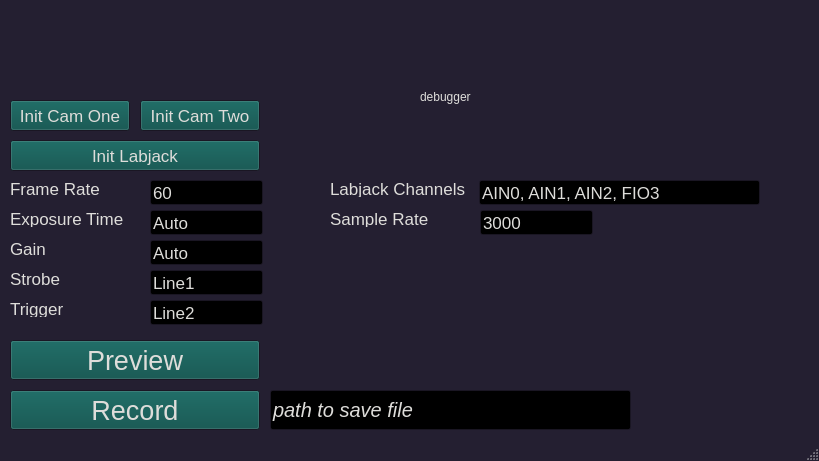
<?xml version="1.0" encoding="UTF-8"?>
<ui version="4.0">
 <class>MainWindow</class>
 <widget class="QMainWindow" name="MainWindow">
  <property name="geometry">
   <rect>
    <x>0</x>
    <y>0</y>
    <width>819</width>
    <height>461</height>
   </rect>
  </property>
  <property name="palette">
   <palette>
    <active>
     <colorrole role="WindowText">
      <brush brushstyle="SolidPattern">
       <color alpha="255">
        <red>222</red>
        <green>221</green>
        <blue>218</blue>
       </color>
      </brush>
     </colorrole>
     <colorrole role="Button">
      <brush brushstyle="SolidPattern">
       <color alpha="255">
        <red>5</red>
        <green>77</green>
        <blue>72</blue>
       </color>
      </brush>
     </colorrole>
     <colorrole role="Light">
      <brush brushstyle="SolidPattern">
       <color alpha="255">
        <red>54</red>
        <green>46</green>
        <blue>73</blue>
       </color>
      </brush>
     </colorrole>
     <colorrole role="Midlight">
      <brush brushstyle="SolidPattern">
       <color alpha="255">
        <red>45</red>
        <green>38</green>
        <blue>61</blue>
       </color>
      </brush>
     </colorrole>
     <colorrole role="Dark">
      <brush brushstyle="SolidPattern">
       <color alpha="255">
        <red>18</red>
        <green>15</green>
        <blue>24</blue>
       </color>
      </brush>
     </colorrole>
     <colorrole role="Mid">
      <brush brushstyle="SolidPattern">
       <color alpha="255">
        <red>24</red>
        <green>21</green>
        <blue>33</blue>
       </color>
      </brush>
     </colorrole>
     <colorrole role="Text">
      <brush brushstyle="SolidPattern">
       <color alpha="255">
        <red>222</red>
        <green>221</green>
        <blue>218</blue>
       </color>
      </brush>
     </colorrole>
     <colorrole role="BrightText">
      <brush brushstyle="SolidPattern">
       <color alpha="255">
        <red>0</red>
        <green>0</green>
        <blue>0</blue>
       </color>
      </brush>
     </colorrole>
     <colorrole role="ButtonText">
      <brush brushstyle="SolidPattern">
       <color alpha="255">
        <red>222</red>
        <green>221</green>
        <blue>218</blue>
       </color>
      </brush>
     </colorrole>
     <colorrole role="Base">
      <brush brushstyle="SolidPattern">
       <color alpha="255">
        <red>0</red>
        <green>0</green>
        <blue>0</blue>
       </color>
      </brush>
     </colorrole>
     <colorrole role="Window">
      <brush brushstyle="SolidPattern">
       <color alpha="255">
        <red>36</red>
        <green>31</green>
        <blue>49</blue>
       </color>
      </brush>
     </colorrole>
     <colorrole role="Shadow">
      <brush brushstyle="SolidPattern">
       <color alpha="255">
        <red>0</red>
        <green>0</green>
        <blue>0</blue>
       </color>
      </brush>
     </colorrole>
     <colorrole role="Highlight">
      <brush brushstyle="SolidPattern">
       <color alpha="255">
        <red>48</red>
        <green>140</green>
        <blue>198</blue>
       </color>
      </brush>
     </colorrole>
     <colorrole role="AlternateBase">
      <brush brushstyle="SolidPattern">
       <color alpha="255">
        <red>18</red>
        <green>15</green>
        <blue>24</blue>
       </color>
      </brush>
     </colorrole>
     <colorrole role="ToolTipBase">
      <brush brushstyle="SolidPattern">
       <color alpha="255">
        <red>255</red>
        <green>255</green>
        <blue>220</blue>
       </color>
      </brush>
     </colorrole>
     <colorrole role="ToolTipText">
      <brush brushstyle="SolidPattern">
       <color alpha="255">
        <red>0</red>
        <green>0</green>
        <blue>0</blue>
       </color>
      </brush>
     </colorrole>
     <colorrole role="PlaceholderText">
      <brush brushstyle="SolidPattern">
       <color alpha="128">
        <red>222</red>
        <green>221</green>
        <blue>218</blue>
       </color>
      </brush>
     </colorrole>
    </active>
    <inactive>
     <colorrole role="WindowText">
      <brush brushstyle="SolidPattern">
       <color alpha="255">
        <red>222</red>
        <green>221</green>
        <blue>218</blue>
       </color>
      </brush>
     </colorrole>
     <colorrole role="Button">
      <brush brushstyle="SolidPattern">
       <color alpha="255">
        <red>5</red>
        <green>77</green>
        <blue>72</blue>
       </color>
      </brush>
     </colorrole>
     <colorrole role="Light">
      <brush brushstyle="SolidPattern">
       <color alpha="255">
        <red>54</red>
        <green>46</green>
        <blue>73</blue>
       </color>
      </brush>
     </colorrole>
     <colorrole role="Midlight">
      <brush brushstyle="SolidPattern">
       <color alpha="255">
        <red>45</red>
        <green>38</green>
        <blue>61</blue>
       </color>
      </brush>
     </colorrole>
     <colorrole role="Dark">
      <brush brushstyle="SolidPattern">
       <color alpha="255">
        <red>18</red>
        <green>15</green>
        <blue>24</blue>
       </color>
      </brush>
     </colorrole>
     <colorrole role="Mid">
      <brush brushstyle="SolidPattern">
       <color alpha="255">
        <red>24</red>
        <green>21</green>
        <blue>33</blue>
       </color>
      </brush>
     </colorrole>
     <colorrole role="Text">
      <brush brushstyle="SolidPattern">
       <color alpha="255">
        <red>222</red>
        <green>221</green>
        <blue>218</blue>
       </color>
      </brush>
     </colorrole>
     <colorrole role="BrightText">
      <brush brushstyle="SolidPattern">
       <color alpha="255">
        <red>0</red>
        <green>0</green>
        <blue>0</blue>
       </color>
      </brush>
     </colorrole>
     <colorrole role="ButtonText">
      <brush brushstyle="SolidPattern">
       <color alpha="255">
        <red>222</red>
        <green>221</green>
        <blue>218</blue>
       </color>
      </brush>
     </colorrole>
     <colorrole role="Base">
      <brush brushstyle="SolidPattern">
       <color alpha="255">
        <red>0</red>
        <green>0</green>
        <blue>0</blue>
       </color>
      </brush>
     </colorrole>
     <colorrole role="Window">
      <brush brushstyle="SolidPattern">
       <color alpha="255">
        <red>36</red>
        <green>31</green>
        <blue>49</blue>
       </color>
      </brush>
     </colorrole>
     <colorrole role="Shadow">
      <brush brushstyle="SolidPattern">
       <color alpha="255">
        <red>0</red>
        <green>0</green>
        <blue>0</blue>
       </color>
      </brush>
     </colorrole>
     <colorrole role="Highlight">
      <brush brushstyle="SolidPattern">
       <color alpha="255">
        <red>48</red>
        <green>140</green>
        <blue>198</blue>
       </color>
      </brush>
     </colorrole>
     <colorrole role="AlternateBase">
      <brush brushstyle="SolidPattern">
       <color alpha="255">
        <red>18</red>
        <green>15</green>
        <blue>24</blue>
       </color>
      </brush>
     </colorrole>
     <colorrole role="ToolTipBase">
      <brush brushstyle="SolidPattern">
       <color alpha="255">
        <red>255</red>
        <green>255</green>
        <blue>220</blue>
       </color>
      </brush>
     </colorrole>
     <colorrole role="ToolTipText">
      <brush brushstyle="SolidPattern">
       <color alpha="255">
        <red>0</red>
        <green>0</green>
        <blue>0</blue>
       </color>
      </brush>
     </colorrole>
     <colorrole role="PlaceholderText">
      <brush brushstyle="SolidPattern">
       <color alpha="128">
        <red>222</red>
        <green>221</green>
        <blue>218</blue>
       </color>
      </brush>
     </colorrole>
    </inactive>
    <disabled>
     <colorrole role="WindowText">
      <brush brushstyle="SolidPattern">
       <color alpha="255">
        <red>18</red>
        <green>15</green>
        <blue>24</blue>
       </color>
      </brush>
     </colorrole>
     <colorrole role="Button">
      <brush brushstyle="SolidPattern">
       <color alpha="255">
        <red>5</red>
        <green>77</green>
        <blue>72</blue>
       </color>
      </brush>
     </colorrole>
     <colorrole role="Light">
      <brush brushstyle="SolidPattern">
       <color alpha="255">
        <red>54</red>
        <green>46</green>
        <blue>73</blue>
       </color>
      </brush>
     </colorrole>
     <colorrole role="Midlight">
      <brush brushstyle="SolidPattern">
       <color alpha="255">
        <red>45</red>
        <green>38</green>
        <blue>61</blue>
       </color>
      </brush>
     </colorrole>
     <colorrole role="Dark">
      <brush brushstyle="SolidPattern">
       <color alpha="255">
        <red>18</red>
        <green>15</green>
        <blue>24</blue>
       </color>
      </brush>
     </colorrole>
     <colorrole role="Mid">
      <brush brushstyle="SolidPattern">
       <color alpha="255">
        <red>24</red>
        <green>21</green>
        <blue>33</blue>
       </color>
      </brush>
     </colorrole>
     <colorrole role="Text">
      <brush brushstyle="SolidPattern">
       <color alpha="255">
        <red>18</red>
        <green>15</green>
        <blue>24</blue>
       </color>
      </brush>
     </colorrole>
     <colorrole role="BrightText">
      <brush brushstyle="SolidPattern">
       <color alpha="255">
        <red>0</red>
        <green>0</green>
        <blue>0</blue>
       </color>
      </brush>
     </colorrole>
     <colorrole role="ButtonText">
      <brush brushstyle="SolidPattern">
       <color alpha="255">
        <red>18</red>
        <green>15</green>
        <blue>24</blue>
       </color>
      </brush>
     </colorrole>
     <colorrole role="Base">
      <brush brushstyle="SolidPattern">
       <color alpha="255">
        <red>36</red>
        <green>31</green>
        <blue>49</blue>
       </color>
      </brush>
     </colorrole>
     <colorrole role="Window">
      <brush brushstyle="SolidPattern">
       <color alpha="255">
        <red>36</red>
        <green>31</green>
        <blue>49</blue>
       </color>
      </brush>
     </colorrole>
     <colorrole role="Shadow">
      <brush brushstyle="SolidPattern">
       <color alpha="255">
        <red>0</red>
        <green>0</green>
        <blue>0</blue>
       </color>
      </brush>
     </colorrole>
     <colorrole role="Highlight">
      <brush brushstyle="SolidPattern">
       <color alpha="255">
        <red>145</red>
        <green>145</green>
        <blue>145</blue>
       </color>
      </brush>
     </colorrole>
     <colorrole role="AlternateBase">
      <brush brushstyle="SolidPattern">
       <color alpha="255">
        <red>36</red>
        <green>31</green>
        <blue>49</blue>
       </color>
      </brush>
     </colorrole>
     <colorrole role="ToolTipBase">
      <brush brushstyle="SolidPattern">
       <color alpha="255">
        <red>255</red>
        <green>255</green>
        <blue>220</blue>
       </color>
      </brush>
     </colorrole>
     <colorrole role="ToolTipText">
      <brush brushstyle="SolidPattern">
       <color alpha="255">
        <red>0</red>
        <green>0</green>
        <blue>0</blue>
       </color>
      </brush>
     </colorrole>
     <colorrole role="PlaceholderText">
      <brush brushstyle="SolidPattern">
       <color alpha="128">
        <red>255</red>
        <green>255</green>
        <blue>255</blue>
       </color>
      </brush>
     </colorrole>
    </disabled>
   </palette>
  </property>
  <property name="windowTitle">
   <string>MainWindow</string>
  </property>
  <widget class="QWidget" name="centralwidget">
   <widget class="QPushButton" name="init_cam0_push">
    <property name="geometry">
     <rect>
      <x>10</x>
      <y>100</y>
      <width>120</width>
      <height>31</height>
     </rect>
    </property>
    <property name="font">
     <font>
      <family>Arial</family>
      <pointsize>13</pointsize>
     </font>
    </property>
    <property name="text">
     <string>Init Cam One</string>
    </property>
   </widget>
   <widget class="QPushButton" name="init_cam1_push">
    <property name="geometry">
     <rect>
      <x>140</x>
      <y>100</y>
      <width>120</width>
      <height>31</height>
     </rect>
    </property>
    <property name="font">
     <font>
      <family>Arial</family>
      <pointsize>13</pointsize>
     </font>
    </property>
    <property name="text">
     <string>Init Cam Two</string>
    </property>
   </widget>
   <widget class="QPushButton" name="init_lj_push">
    <property name="geometry">
     <rect>
      <x>10</x>
      <y>140</y>
      <width>250</width>
      <height>31</height>
     </rect>
    </property>
    <property name="font">
     <font>
      <family>Arial</family>
      <pointsize>13</pointsize>
     </font>
    </property>
    <property name="text">
     <string>Init Labjack</string>
    </property>
   </widget>
   <widget class="QLineEdit" name="fr_edit">
    <property name="geometry">
     <rect>
      <x>150</x>
      <y>180</y>
      <width>113</width>
      <height>25</height>
     </rect>
    </property>
    <property name="font">
     <font>
      <family>Arial</family>
      <pointsize>13</pointsize>
     </font>
    </property>
    <property name="text">
     <string>60</string>
    </property>
   </widget>
   <widget class="QLineEdit" name="et_edit">
    <property name="geometry">
     <rect>
      <x>150</x>
      <y>210</y>
      <width>113</width>
      <height>25</height>
     </rect>
    </property>
    <property name="font">
     <font>
      <family>Arial</family>
      <pointsize>13</pointsize>
     </font>
    </property>
    <property name="text">
     <string>Auto</string>
    </property>
   </widget>
   <widget class="QLineEdit" name="gain_edit">
    <property name="geometry">
     <rect>
      <x>150</x>
      <y>240</y>
      <width>113</width>
      <height>25</height>
     </rect>
    </property>
    <property name="font">
     <font>
      <family>Arial</family>
      <pointsize>13</pointsize>
     </font>
    </property>
    <property name="text">
     <string>Auto</string>
    </property>
   </widget>
   <widget class="QLineEdit" name="strobe_edit">
    <property name="geometry">
     <rect>
      <x>150</x>
      <y>270</y>
      <width>113</width>
      <height>25</height>
     </rect>
    </property>
    <property name="font">
     <font>
      <family>Arial</family>
      <pointsize>13</pointsize>
     </font>
    </property>
    <property name="text">
     <string>Line1</string>
    </property>
   </widget>
   <widget class="QLabel" name="label">
    <property name="geometry">
     <rect>
      <x>10</x>
      <y>180</y>
      <width>90</width>
      <height>17</height>
     </rect>
    </property>
    <property name="font">
     <font>
      <family>Arial</family>
      <pointsize>13</pointsize>
     </font>
    </property>
    <property name="text">
     <string>Frame Rate</string>
    </property>
   </widget>
   <widget class="QLabel" name="label_2">
    <property name="geometry">
     <rect>
      <x>10</x>
      <y>210</y>
      <width>140</width>
      <height>17</height>
     </rect>
    </property>
    <property name="font">
     <font>
      <family>Arial</family>
      <pointsize>13</pointsize>
     </font>
    </property>
    <property name="text">
     <string>Exposure Time</string>
    </property>
   </widget>
   <widget class="QLabel" name="label_3">
    <property name="geometry">
     <rect>
      <x>10</x>
      <y>240</y>
      <width>81</width>
      <height>17</height>
     </rect>
    </property>
    <property name="font">
     <font>
      <family>Arial</family>
      <pointsize>13</pointsize>
     </font>
    </property>
    <property name="text">
     <string>Gain</string>
    </property>
   </widget>
   <widget class="QLabel" name="label_6">
    <property name="geometry">
     <rect>
      <x>10</x>
      <y>270</y>
      <width>81</width>
      <height>17</height>
     </rect>
    </property>
    <property name="font">
     <font>
      <family>Arial</family>
      <pointsize>13</pointsize>
     </font>
    </property>
    <property name="text">
     <string>Strobe</string>
    </property>
   </widget>
   <widget class="QLineEdit" name="trigger_edit">
    <property name="geometry">
     <rect>
      <x>150</x>
      <y>300</y>
      <width>113</width>
      <height>25</height>
     </rect>
    </property>
    <property name="font">
     <font>
      <family>Arial</family>
      <pointsize>13</pointsize>
     </font>
    </property>
    <property name="text">
     <string>Line2</string>
    </property>
   </widget>
   <widget class="QLabel" name="label_7">
    <property name="geometry">
     <rect>
      <x>10</x>
      <y>300</y>
      <width>81</width>
      <height>17</height>
     </rect>
    </property>
    <property name="font">
     <font>
      <family>Arial</family>
      <pointsize>13</pointsize>
     </font>
    </property>
    <property name="text">
     <string>Trigger</string>
    </property>
   </widget>
   <widget class="QLineEdit" name="lj_chan_edit">
    <property name="geometry">
     <rect>
      <x>479</x>
      <y>180</y>
      <width>281</width>
      <height>25</height>
     </rect>
    </property>
    <property name="font">
     <font>
      <family>Arial</family>
      <pointsize>13</pointsize>
     </font>
    </property>
    <property name="text">
     <string>AIN0, AIN1, AIN2, FIO3</string>
    </property>
   </widget>
   <widget class="QLabel" name="label_4">
    <property name="geometry">
     <rect>
      <x>330</x>
      <y>180</y>
      <width>140</width>
      <height>17</height>
     </rect>
    </property>
    <property name="font">
     <font>
      <family>Arial</family>
      <pointsize>13</pointsize>
     </font>
    </property>
    <property name="text">
     <string>Labjack Channels</string>
    </property>
   </widget>
   <widget class="QLabel" name="label_5">
    <property name="geometry">
     <rect>
      <x>330</x>
      <y>210</y>
      <width>110</width>
      <height>17</height>
     </rect>
    </property>
    <property name="font">
     <font>
      <family>Arial</family>
      <pointsize>13</pointsize>
     </font>
    </property>
    <property name="text">
     <string>Sample Rate</string>
    </property>
   </widget>
   <widget class="QLineEdit" name="lj_sr_edit">
    <property name="geometry">
     <rect>
      <x>480</x>
      <y>210</y>
      <width>113</width>
      <height>25</height>
     </rect>
    </property>
    <property name="font">
     <font>
      <family>Arial</family>
      <pointsize>13</pointsize>
     </font>
    </property>
    <property name="text">
     <string>3000</string>
    </property>
   </widget>
   <widget class="QPushButton" name="preview_push">
    <property name="geometry">
     <rect>
      <x>10</x>
      <y>340</y>
      <width>250</width>
      <height>40</height>
     </rect>
    </property>
    <property name="font">
     <font>
      <family>Arial</family>
      <pointsize>20</pointsize>
     </font>
    </property>
    <property name="text">
     <string>Preview</string>
    </property>
   </widget>
   <widget class="QPushButton" name="record_push">
    <property name="geometry">
     <rect>
      <x>10</x>
      <y>390</y>
      <width>250</width>
      <height>40</height>
     </rect>
    </property>
    <property name="font">
     <font>
      <family>Arial</family>
      <pointsize>20</pointsize>
     </font>
    </property>
    <property name="text">
     <string>Record</string>
    </property>
   </widget>
   <widget class="QLineEdit" name="filepath_edit">
    <property name="geometry">
     <rect>
      <x>270</x>
      <y>390</y>
      <width>361</width>
      <height>40</height>
     </rect>
    </property>
    <property name="font">
     <font>
      <family>Arial</family>
      <pointsize>15</pointsize>
      <italic>true</italic>
     </font>
    </property>
    <property name="autoFillBackground">
     <bool>false</bool>
    </property>
    <property name="text">
     <string>path to save file</string>
    </property>
   </widget>
   <widget class="QLabel" name="debug">
    <property name="geometry">
     <rect>
      <x>420</x>
      <y>66</y>
      <width>131</width>
      <height>61</height>
     </rect>
    </property>
    <property name="text">
     <string>debugger</string>
    </property>
   </widget>
  </widget>
  <widget class="QStatusBar" name="statusBar"/>
 </widget>
 <resources/>
 <connections/>
</ui>
